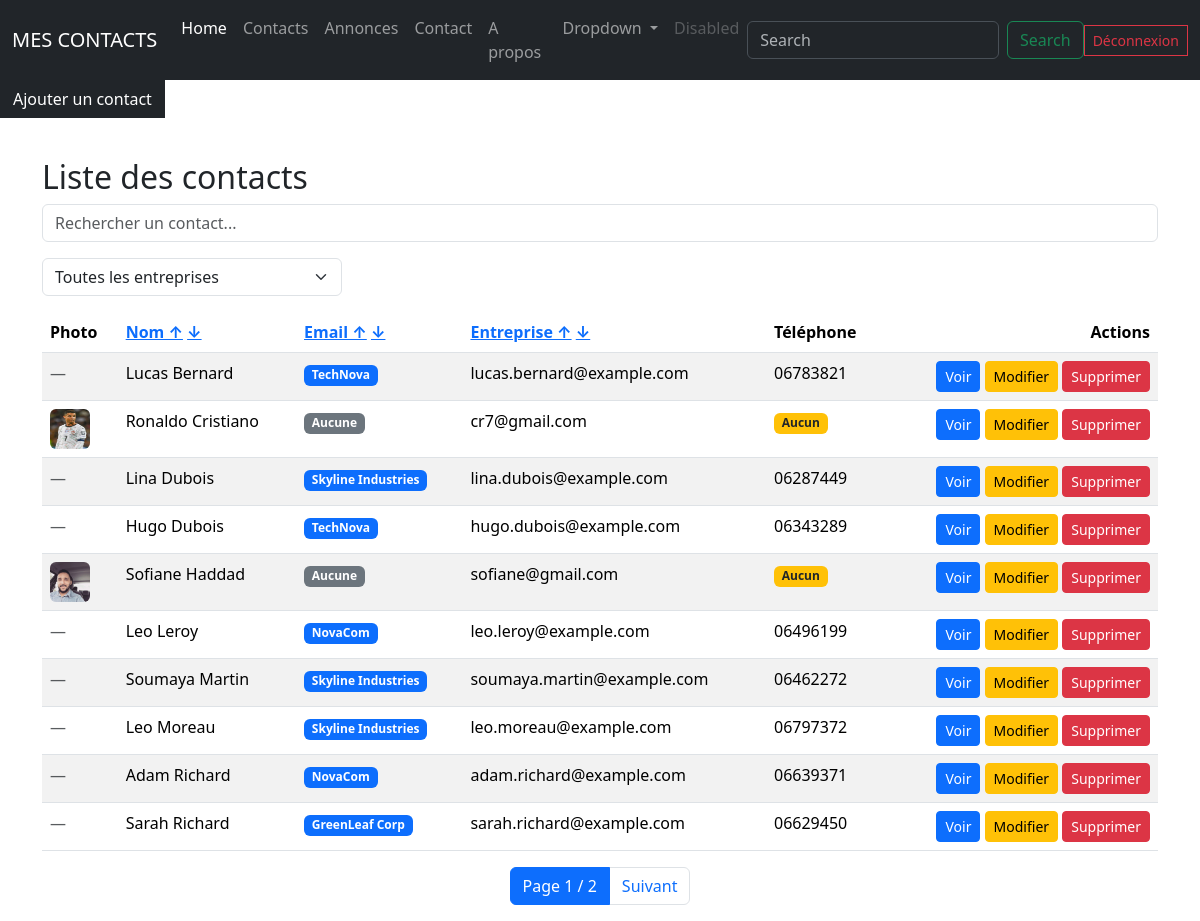
Screenshot of /contacts/ (signed in) with the database file from the repository.
### contacts/models.py (models this page shows, shortened)
class Contact(models.Model):
    nom = models.CharField(max_length=100)
    prenom = models.CharField(max_length=100)
    email = models.EmailField()
    telephone = models.CharField(max_length=20, blank=True, null=True)
    photo = models.ImageField(upload_to="photos_contacts/", blank=True, null=True)
    entreprise = models.ForeignKey("Entreprise", on_delete=models.SET_NULL, null=True, blank=True)
    date_creation = models.DateTimeField(auto_now_add=True)
    date_mise_a_jour = models.DateTimeField(auto_now=True)

class Entreprise(models.Model):
    nom = models.CharField(max_length=150, unique=True)
    adresse = models.CharField(max_length=255, blank=True)
    ville = models.CharField(max_length=100, blank=True)
    pays = models.CharField(max_length=100, blank=True)
    site_web = models.URLField(blank=True)
    logo = models.ImageField(upload_to="logos/", blank=True, null=True)

### contacts/views.py (the view)
# urls.py: path("contacts/", views.contact_list, name="contact_list"),
@login_required
def contact_list(request):
    contacts = Contact.objects.all().order_by("nom")
    if not request.user.is_staff:
        contacts = contacts.only("nom", "photo")
    query = request.GET.get("q")
    if query:
        contacts = contacts.filter(
            Q(nom__icontains=query) |
            Q(prenom__icontains=query) |
            Q(email__icontains=query)
        )
    entreprise_id = request.GET.get("entreprise")
    if entreprise_id:
        contacts = contacts.filter(entreprise_id=entreprise_id)
    entreprises = Entreprise.objects.all()
    sort = request.GET.get("sort", "nom")  # tri par défaut
    contacts = contacts.order_by(sort)
    paginator = Paginator(contacts, 10)
    page_number = request.GET.get("page")
    page_obj = paginator.get_page(page_number)
    return render(request, "contacts/contact_list.html",
                  {"page_obj": page_obj,
                   "entreprises": entreprises})

### contacts/templates/contacts/contact_list.html (shortened to what this page needs)
{% extends "contacts/base.html" %}
{% block content %}
<a href="{% url 'contact_create' %}" class="btn btn-dark mb-3" style="border-radius: 0;">Ajouter un contact</a>
<div class="container mt-4">
    <h2>Liste des contacts</h2>
    <form method="get" class="mb-3">
    <input type="text" name="q" class="form-control"
           placeholder="Rechercher un contact..."
           value="{{ request.GET.q }}">
    </form>
    <form method="get" class="mb-3" style="max-width: 300px;">
        <select name="entreprise" class="form-select" onchange="this.form.submit()">
            <option value="">Toutes les entreprises</option>
        </select>
    </form>
    <table class="table table-striped table-hover mt-3">
        <thead>
            <tr>
                <th>Photo</th>
                <th>
                    <a href="?sort=nom">Nom ↑</a>
                    <a href="?sort=-nom">↓</a>
                </th>
                <th>
                    <a href="?sort=email">Email ↑</a>
                    <a href="?sort=-email">↓</a>
                </th>
                <th>
                    <a href="?sort=entreprise__nom">Entreprise ↑</a>
                    <a href="?sort=-entreprise__nom">↓</a>
                </th>
                <th>Téléphone</th>
                <th class="text-end">Actions</th>
            </tr>
        </thead>
        <tbody>
            {% for contact in page_obj %}
            <tr>
                <td>
                    {% if contact.photo %}
                        <img src="{{ contact.photo.url }}" alt="Photo" class="rounded" width="40" height="40">
                    {% else %}
                        <span class="text-muted">—</span>
                    {% endif %}
                </td>
                <td>{{ contact.prenom }} {{ contact.nom }}</td>
                <td>
                    {% if contact.entreprise %}
                        <span class="badge bg-primary">{{ contact.entreprise.nom }}</span>
                    {% else %}
                        <span class="badge bg-secondary">Aucune</span>
                    {% endif %}
                </td>
                <td>{{ contact.email }}</td>
                <td>
                    {% if contact.telephone %}
                        {{ contact.telephone }}
                    {% else %}
                        <span class="badge bg-warning text-dark">Aucun</span>
                    {% endif %}
                </td>
                <td class="text-end">
                    <a href="{% url 'contact_detail' contact.id %}" class="btn btn-sm btn-primary">Voir</a>
                    <a href="{% url 'contact_update' contact.id %}" class="btn btn-sm btn-warning">Modifier</a>
                    <a href="{% url 'contact_delete' contact.id %}" class="btn btn-sm btn-danger">Supprimer</a>
                </td>
            </tr>
            {% endfor %}
        </tbody>
    </table>
    <nav>
    <ul class="pagination justify-content-center">
        <li class="page-item active">
            <span class="page-link">
                Page {{ page_obj.number }} / {{ page_obj.paginator.num_pages }}
            </span>
        </li>
        {% if page_obj.has_next %}
        <li class="page-item">
            <a class="page-link" href="?page={{ page_obj.next_page_number }}">Suivant</a>
        </li>
        {% endif %}
    </ul>
</nav>
</div>
{% endblock %}

### contacts/templates/contacts/base.html (shortened to what this page needs)
{% load static %}
<!DOCTYPE html>
<html lang="en">
<head>
    <link href="https://cdn.jsdelivr.net/npm/bootstrap@5.3.8/dist/css/bootstrap.min.css" rel="stylesheet">
    <link rel="stylesheet" href="https://cdn.jsdelivr.net/npm/bootstrap-icons@1.11.1/font/bootstrap-icons.css">
</head>
<body>
<nav class="navbar navbar-expand-lg bg-dark" data-bs-theme="dark">
  <div class="container-fluid">
    <nav>
     <a class="navbar-brand" href="/">MES CONTACTS</a>
   </nav>
    <div class="collapse navbar-collapse" id="navbarSupportedContent">
      <ul class="navbar-nav me-auto mb-2 mb-lg-0">
        <li class="nav-item">
          <a class="nav-link active" aria-current="page" href="#">Home</a>
        </li>
        <li class="nav-item">
          <a class="nav-link" href="{% url 'contact_list' %}">Contacts</a>
        </li>
        <li class="nav-item">
          <a class="nav-link" href="">Annonces</a>
        </li>
        <li class="nav-item">
          <a class="nav-link" href="">Contact</a>
        </li>
        <li class="nav-item">
          <a class="nav-link" href="">A propos</a>
        </li>
        <li class="nav-item dropdown">
          <a class="nav-link dropdown-toggle" href="#" role="button" data-bs-toggle="dropdown" aria-expanded="false">
            Dropdown
          </a>
        </li>
        <li class="nav-item">
          <a class="nav-link disabled" aria-disabled="true">Disabled</a>
        </li>
      </ul>
      <form class="d-flex" role="search">
        <input class="form-control me-2" type="search" placeholder="Search" aria-label="Search"/>
        <button class="btn btn-outline-success" type="submit">Search</button>
      </form>
      {% if user.is_authenticated %}
    <form action="{% url 'logout' %}" method="post">
    <button class="btn btn-outline-danger btn-sm" style="border-radius:0;">
        Déconnexion
    </button>
</form>
{% else %}
    <a href="{% url 'login' %}" class="btn btn-outline-primary btn-sm" style="border-radius: 0;">
        Connexion
    </a>
{% endif %}
    </div>
  </div>
</nav>
    {% block content %}{% endblock %}
</body>
</html>

### rows the page displays
Contact: prenom "Lucas", nom "Bernard", entreprise.nom "TechNova", email "lucas.bernard@example.com", telephone "06783821"
Contact: photo (picture), prenom "Ronaldo", nom "Cristiano", shows "Aucune", email "cr7@gmail.com"
Contact: prenom "Lina", nom "Dubois", entreprise.nom "Skyline Industries", email "lina.dubois@example.com", telephone "06287449"
Contact: prenom "Hugo", nom "Dubois", entreprise.nom "TechNova", email "hugo.dubois@example.com", telephone "06343289"
Contact: photo (picture), prenom "Sofiane", nom "Haddad", shows "Aucune", email "sofiane@gmail.com"
Contact: prenom "Leo", nom "Leroy", entreprise.nom "NovaCom", email "leo.leroy@example.com", telephone "06496199"
Contact: prenom "Soumaya", nom "Martin", entreprise.nom "Skyline Industries", email "soumaya.martin@example.com", telephone "06462272"
Contact: prenom "Leo", nom "Moreau", entreprise.nom "Skyline Industries", email "leo.moreau@example.com", telephone "06797372"
Contact: prenom "Adam", nom "Richard", entreprise.nom "NovaCom", email "adam.richard@example.com", telephone "06639371"
Contact: prenom "Sarah", nom "Richard", entreprise.nom "GreenLeaf Corp", email "sarah.richard@example.com", telephone "06629450"

### other values shown
{{ page_obj.number }} "1"
{{ page_obj.paginator.num_pages }} "2"
